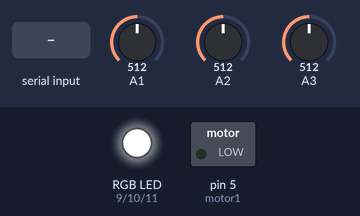
A sketch run on a simulated Arduino Uno, built with avr-gcc and run on an emulated ATmega328P. Parts: switched loads named in the sketch (green lamp = pin HIGH), an RGB LED mixed from three pins (HIGH = lit). Inputs (shaded band) come from the test bench; at power-on: A1 = 512, A2 = 512, A3 = 512. What the sketch prints to the serial monitor is not drawn.

Above: at 1.2 s.
1.3 s: "r90\n" received over Serial
At 2.2 s:
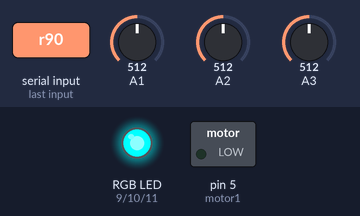
2.8 s: "r,45\n" received over Serial
At 3.7 s:
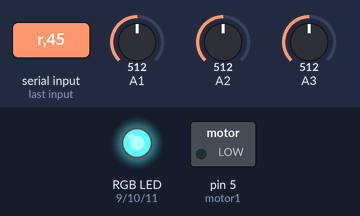
4.3 s: "f90\n" received over Serial
At 4.8 s:
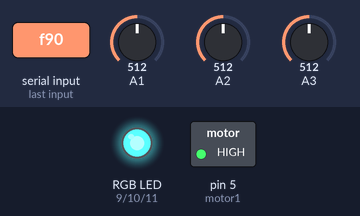
5.8 s: "g90\n" received over Serial
At 7.0 s:
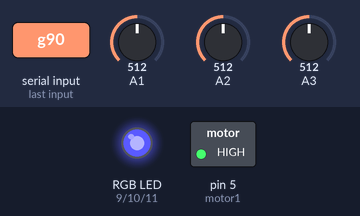
Timing chart, 0 to 8.8 s (numbered marks = the images above; inputs shaded):
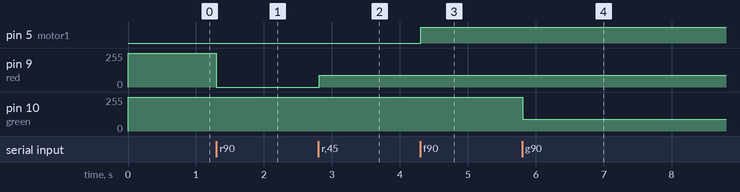

Measured:
- after the input at 1.3 s, pin 9 (red): 255/255 → 0/255 at once
- after the input at 2.8 s, pin 9 (red): 0/255 → 90/255 at once
- after the input at 4.3 s, pin 5 (motor1): LOW → HIGH at once
- after the input at 5.8 s, pin 10 (green): 255/255 → 90/255 at once

The sketch:

SimpleArduino.ino
```cpp
int red = 9;  // declare pins for RGB
int green = 10;
int blue = 11;

int motor1 = 5; // declare motor pin

int s1 = 0;  // declare sensor pins
int s2 = 0;
int s3 = 0;

void setup() {

  Serial.begin(19200);

   // declare pin to be an output:
  pinMode(red, OUTPUT);
  pinMode(green, OUTPUT);
  pinMode(blue, OUTPUT);
  pinMode(motor1, OUTPUT);

  pinMode(A1, INPUT);
  pinMode(A2, INPUT);
  pinMode(A3, INPUT);

  analogWrite(red, 255);
  analogWrite(green, 255);
  analogWrite(blue, 255);

}


void loop() {

  s1 = analogRead(A1);
  s2 = analogRead(A2);
  s3 = analogRead(A3);

   Serial.print("s1 ");
   Serial.println(s1);

   Serial.print("s2 ");
   Serial.println(s2);

   Serial.print("s2 ");
   Serial.println(s2);


  if (Serial.available() > 0){         // Check serial buffer for characters

/* this is an ASCII decoder. It receives the ascii number from the MAX sketch - say it is 147r
147 R value followed by thr r.
The decoder receives the first char v=1, which is the first char from the ascii code
translates it from a char to an actual integer. so v= '1' turns into v=1
Then sets v to the next char - v='14', then the next v='147', and then v='147r'.

Once the V = 147r - V is set to 0 and it jmps to the 'case' r, which sets brightness of the R

You can even do this for the motor.
 */
    char ch = Serial.read();
    static uint16_t v = 0;

    switch (ch){
    case '0'...'9':
      v = v * 10 + ch - '0';
      break;


      // set pin number, write
    case 'r':
      // set the brightness of pin 9:
     analogWrite(red, v);

      v = 0;
      break;

            // set pin number, write
    case 'g':
      // set the brightness of pin 10:
     analogWrite(green, v);

      v = 0;
      break;

      // set pin number, write
    case 'f':
      // set the motor pin to high or low:
      if (v== 0){
        digitalWrite(motor1, LOW); // v should be 0 or 1
      } else {
        digitalWrite(motor1, HIGH); // v should be 0 or 1
      }
      v = 0;
      break;


      // set pin number, write
    case 'x':
    Serial.print("hi ");
      Serial.println(v);

      v = 0;
      break;
    }
  }

}
```
